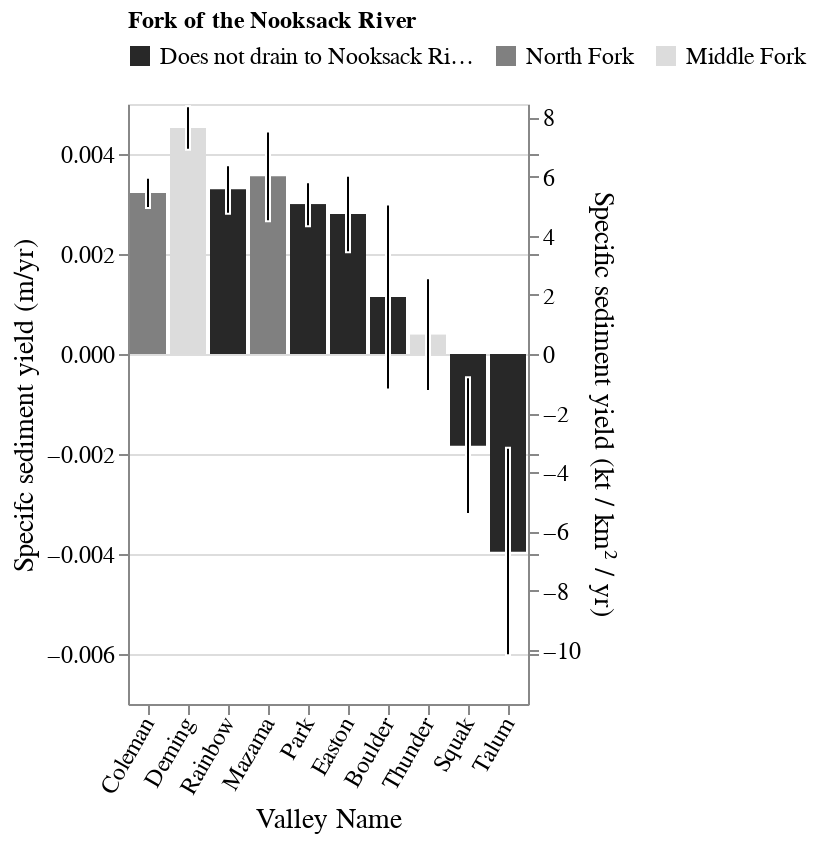

The notebook cell saved with this chart:
### Code cell
fig_width=200
fig_height=300
yield_domain = [-11.8310517529, 8.4507512520868]
volume_domain = [-0.007, 0.005]

src_bounding = net_measurements[net_measurements['named interval'] == 'bounding'].drop(columns=['time interval']).drop(columns='index')

src_bounding['Annual Mass Wasted normalized'] = -src_bounding['Annual Mass Wasted normalized']
src_bounding['Lower CI normalized'] = -src_bounding['Lower CI normalized']
src_bounding['Upper CI normalized'] = -src_bounding['Upper CI normalized']
src_bounding['sediment yield normalized (kt / km^2 / yr)'] = src_bounding['sediment yield normalized (t / km^2 / yr)']/1000

base = alt.Chart(src_bounding).encode(alt.X("Valley Name", axis=alt.Axis(labelAngle = -60), sort=valley_sorting)).properties(width=fig_width, height=fig_height)
volume = base.mark_bar().encode(
    alt.Y("Annual Mass Wasted normalized:Q", title='Specifc sediment yield (m/yr)', sort=valley_sorting, scale=alt.Scale(
        domain=volume_domain, 
        nice=False
    )),
    alt.Color("Fork of the Nooksack River:N")
)
sedyield = base.mark_bar().encode(
    alt.Y("sediment yield normalized (kt / km^2 / yr):Q", sort=valley_sorting, scale=alt.Scale(
            domain=yield_domain, 
            nice=False
        ), 
        title='Specific sediment yield (kt / km² / yr)'
    ),
    alt.Color("Fork of the Nooksack River:N", scale = alt.Scale(
        domain = [
            'Does not drain to Nooksack River',
            "North Fork",
            "Middle Fork"
        ],
        range = ['#282828', '#808080' , '#DCDCDC'])
    )
)
error_bars = base.mark_bar(width=2, color='black', stroke='white').encode(
        alt.Y("Lower CI normalized:Q", scale=alt.Scale(
                domain=volume_domain, 
                nice=False
            ), 
            title='', axis=alt.Axis(labels=False)
        ),
    alt.Y2("Upper CI normalized:Q", title='')
)
alt.layer(
    volume, 
    sedyield, 
    error_bars
).resolve_scale(y='independent').configure_legend(
    titleFontSize=12,
    labelFontSize=12,
    orient='top'
).configure_axis(
    labelFontSize=12,
    titleFontSize=14,
    titleFontWeight='normal'
)

### Figure 1 — Vega-Lite specification as saved in the notebook (floating-point values rounded to 4 significant figures)
{"config": {"view": {"continuousWidth": 400, "continuousHeight": 300}, "axis": {"labelFontSize": 12, "titleFontSize": 14, "titleFontWeight": "normal"}, "legend": {"labelFontSize": 12, "orient": "top", "titleFontSize": 12}}, "layer": [{"mark": "bar", "encoding": {"color": {"field": "Fork of the Nooksack River", "type": "nominal"}, "x": {"axis": {"labelAngle": -60}, "field": "Valley Name", "sort": ["Coleman", "Deming", "Rainbow", "Mazama", "Park", "Easton", "Boulder", "Thunder", "Squak", "Talum"], "type": "nominal"}, "y": {"field": "Annual Mass Wasted normalized", "scale": {"domain": [-0.007, 0.005], "nice": false}, "sort": ["Coleman", "Deming", "Rainbow", "Mazama", "Park", "Easton", "Boulder", "Thunder", "Squak", "Talum"], "title": "Specifc sediment yield (m/yr)", "type": "quantitative"}}, "height": 300, "width": 200}, {"mark": "bar", "encoding": {"color": {"field": "Fork of the Nooksack River", "scale": {"domain": ["Does not drain to Nooksack River", "North Fork", "Middle Fork"], "range": ["#282828", "#808080", "#DCDCDC"]}, "type": "nominal"}, "x": {"axis": {"labelAngle": -60}, "field": "Valley Name", "sort": ["Coleman", "Deming", "Rainbow", "Mazama", "Park", "Easton", "Boulder", "Thunder", "Squak", "Talum"], "type": "nominal"}, "y": {"field": "sediment yield normalized (kt / km^2 / yr)", "scale": {"domain": [-11.83, 8.451], "nice": false}, "sort": ["Coleman", "Deming", "Rainbow", "Mazama", "Park", "Easton", "Boulder", "Thunder", "Squak", "Talum"], "title": "Specific sediment yield (kt / km² / yr)", "type": "quantitative"}}, "height": 300, "width": 200}, {"mark": {"type": "bar", "color": "black", "stroke": "white", "width": 2}, "encoding": {"x": {"axis": {"labelAngle": -60}, "field": "Valley Name", "sort": ["Coleman", "Deming", "Rainbow", "Mazama", "Park", "Easton", "Boulder", "Thunder", "Squak", "Talum"], "type": "nominal"}, "y": {"axis": {"labels": false}, "field": "Lower CI normalized", "scale": {"domain": [-0.007, 0.005], "nice": false}, "title": "", "type": "quantitative"}, "y2": {"field": "Upper CI normalized", "title": ""}}, "height": 300, "width": 200}], "data": {"name": "data-8d070dd7c0d3bb2071e36857ab53e7d7"}, "resolve": {"scale": {"y": "independent"}}, "$schema": "https://vega.github.io/schema/vega-lite/v4.17.0.json", "datasets": {"data-8d070dd7c0d3bb2071e36857ab53e7d7": [{"dh": -3.491, "area": 580500.0, "volume": -2026000.0, "bounding": true, "name": "Park", "n_pixels": 145100.0, "volumetric_uncertainty": 297800.0, "start_time": "1947-09-14T00:00:00", "end_time": "2015-09-01T00:00:00", "time_difference_years": 68, "Annual Mass Wasted": -29800.0, "Upper CI": -25420.0, "Lower CI": -34180.0, "Average Date": "1981-09-07T00:00:00", "Annual Incision Rate": -0.05133, "Incision Lower CI": -0.05887, "Incision Upper CI": -0.04379, "Valley Name": "Park", "named interval": "bounding", "watershed area (square m)": 9948000.0, "watershed area (square km)": 9.948, "drainage area (km)": 9.977, "curvature": -0.5819, "slope all erosion area": 27.6, "slope fluvial erosion area": 13.99, "slope hillslope erosion area": 28.89, "glacial advance absolute": 0.554, "glacial retreat absolute": -0.39, "glacial advance and retreat absolute": 0.944, "glacial area 1947": 2.743, "glacial area 1977/79": 3.298, "glacial area 2015": 2.908, "nonigneous fraction": 0.6989, "Fork of the Nooksack River": "Does not drain to Nooksack River", "sediment yield (t / yr)": 50360.0, "Upper CI sediment yield": 42960.0, "Lower CI sediment yield": 57760.0, "sediment yield normalized (t / km^2 / yr)": 5062.0, "Upper CI sediment yield normalized": 4318.0, "Lower CI sediment yield normalized": 5806.0, "Annual Mass Wasted normalized": 0.002995, "Upper CI normalized": 0.002555, "Lower CI normalized": 0.003436, "sediment yield normalized (kt / km^2 / yr)": 5.062}, {"dh": -3.437, "area": 836800.0, "volume": -2876000.0, "bounding": true, "name": "Rainbow", "n_pixels": 209200.0, "volumetric_uncertainty": 424400.0, "start_time": "1947-09-14T00:00:00", "end_time": "2015-09-01T00:00:00", "time_difference_years": 68, "Annual Mass Wasted": -42300.0, "Upper CI": -36050.0, "Lower CI": -48540.0, "Average Date": "1981-09-07T00:00:00", "Annual Incision Rate": -0.05054, "Incision Lower CI": -0.058, "Incision Upper CI": -0.04308, "Valley Name": "Rainbow", "named interval": "bounding", "watershed area (square m)": 12860000.0, "watershed area (square km)": 12.86, "drainage area (km)": 12.76, "curvature": -0.2199, "slope all erosion area": 26.84, "slope fluvial erosion area": 9.16, "slope hillslope erosion area": 30.54, "glacial advance absolute": 0.371, "glacial retreat absolute": -0.687, "glacial advance and retreat absolute": 1.058, "glacial area 1947": 2.328, "glacial area 1977/79": 2.699, "glacial area 2015": 2.012, "nonigneous fraction": 0.9792, "Fork of the Nooksack River": "Does not drain to Nooksack River", "sediment yield (t / yr)": 71480.0, "Upper CI sediment yield": 60930.0, "Lower CI sediment yield": 82030.0, "sediment yield normalized (t / km^2 / yr)": 5560.0, "Upper CI sediment yield normalized": 4739.0, "Lower CI sediment yield normalized": 6380.0, "Annual Mass Wasted normalized": 0.00329, "Upper CI normalized": 0.002804, "Lower CI normalized": 0.003775, "sediment yield normalized (kt / km^2 / yr)": 5.56}, {"dh": -0.3095, "area": 1411000.0, "volume": -436700.0, "bounding": true, "name": "Boulder", "n_pixels": 352700.0, "volumetric_uncertainty": 708000.0, "start_time": "1947-09-14T00:00:00", "end_time": "2015-09-01T00:00:00", "time_difference_years": 68, "Annual Mass Wasted": -6422.0, "Upper CI": 3989.0, "Lower CI": -16830.0, "Average Date": "1981-09-07T00:00:00", "Annual Incision Rate": -0.004552, "Incision Lower CI": -0.01193, "Incision Upper CI": 0.002827, "Valley Name": "Boulder", "named interval": "bounding", "watershed area (square m)": 5634000.0, "watershed area (square km)": 5.634, "drainage area (km)": 4.829, "curvature": -0.1774, "slope all erosion area": 24.38, "slope fluvial erosion area": 13.13, "slope hillslope erosion area": 24.62, "glacial advance absolute": 0.925, "glacial retreat absolute": -0.802, "glacial advance and retreat absolute": 1.727, "glacial area 1947": 5.516, "glacial area 1977/79": 6.441, "glacial area 2015": 5.639, "nonigneous fraction": 0.3234, "Fork of the Nooksack River": "Does not drain to Nooksack River", "sediment yield (t / yr)": 10850.0, "Upper CI sediment yield": -6742.0, "Lower CI sediment yield": 28450.0, "sediment yield normalized (t / km^2 / yr)": 1926.0, "Upper CI sediment yield normalized": -1197.0, "Lower CI sediment yield normalized": 5049.0, "Annual Mass Wasted normalized": 0.00114, "Upper CI normalized": -0.000708, "Lower CI normalized": 0.002988, "sediment yield normalized (kt / km^2 / yr)": 1.926}, {"dh": 0.6817, "area": 721000.0, "volume": 491500.0, "bounding": true, "name": "Squak", "n_pixels": 180200.0, "volumetric_uncertainty": 367200.0, "start_time": "1947-09-14T00:00:00", "end_time": "2015-09-01T00:00:00", "time_difference_years": 68, "Annual Mass Wasted": 7228.0, "Upper CI": 12630.0, "Lower CI": 1828.0, "Average Date": "1981-09-07T00:00:00", "Annual Incision Rate": 0.01003, "Incision Lower CI": 0.002536, "Incision Upper CI": 0.01752, "Valley Name": "Squak", "named interval": "bounding", "watershed area (square m)": 3948000.0, "watershed area (square km)": 3.948, "drainage area (km)": 2.85, "curvature": -0.0708, "slope all erosion area": 27.02, "slope fluvial erosion area": 20.8, "slope hillslope erosion area": 27.27, "glacial advance absolute": 0.391, "glacial retreat absolute": -0.359, "glacial advance and retreat absolute": 0.75, "glacial area 1947": 1.934, "glacial area 1977/79": 2.324, "glacial area 2015": 1.965, "nonigneous fraction": 0.2647, "Fork of the Nooksack River": "Does not drain to Nooksack River", "sediment yield (t / yr)": -12210.0, "Upper CI sediment yield": -21340.0, "Lower CI sediment yield": -3089.0, "sediment yield normalized (t / km^2 / yr)": -3094.0, "Upper CI sediment yield normalized": -5406.0, "Lower CI sediment yield normalized": -782.6, "Annual Mass Wasted normalized": -0.001831, "Upper CI normalized": -0.003199, "Lower CI normalized": -0.0004631, "sediment yield normalized (kt / km^2 / yr)": -3.094}, {"dh": -0.1726, "area": 1082000.0, "volume": -186700.0, "bounding": true, "name": "Thunder", "n_pixels": 270400.0, "volumetric_uncertainty": 545400.0, "start_time": "1947-09-14T00:00:00", "end_time": "2015-09-01T00:00:00", "time_difference_years": 68, "Annual Mass Wasted": -2745.0, "Upper CI": 5275.0, "Lower CI": -10760.0, "Average Date": "1981-09-07T00:00:00", "Annual Incision Rate": -0.002538, "Incision Lower CI": -0.009952, "Incision Upper CI": 0.004877, "Valley Name": "Thunder", "named interval": "bounding", "watershed area (square m)": 7111000.0, "watershed area (square km)": 7.111, "drainage area (km)": 6.937, "curvature": -0.1866, "slope all erosion area": 22.36, "slope fluvial erosion area": 20.57, "slope hillslope erosion area": 22.65, "glacial advance absolute": 0.027, "glacial retreat absolute": -0.18, "glacial advance and retreat absolute": 0.207, "glacial area 1947": 0.944, "glacial area 1977/79": 0.97, "glacial area 2015": 0.79, "nonigneous fraction": 0.2687, "Fork of the Nooksack River": "Middle Fork", "sediment yield (t / yr)": 4639.0, "Upper CI sediment yield": -8915.0, "Lower CI sediment yield": 18190.0, "sediment yield normalized (t / km^2 / yr)": 652.4, "Upper CI sediment yield normalized": -1254.0, "Lower CI sediment yield normalized": 2558.0, "Annual Mass Wasted normalized": 0.000386, "Upper CI normalized": -0.0007418, "Lower CI normalized": 0.001514, "sediment yield normalized (kt / km^2 / yr)": 0.6524}, {"dh": 0.9648, "area": 871600.0, "volume": 840900.0, "bounding": true, "name": "Talum", "n_pixels": 217900.0, "volumetric_uncertainty": 441600.0, "start_time": "1947-09-14T00:00:00", "end_time": "2015-09-01T00:00:00", "time_difference_years": 68, "Annual Mass Wasted": 12370.0, "Upper CI": 18860.0, "Lower CI": 5872.0, "Average Date": "1981-09-07T00:00:00", "Annual Incision Rate": 0.01419, "Incision Lower CI": 0.006737, "Incision Upper CI": 0.02164, "Valley Name": "Talum", "named interval": "bounding", "watershed area (square m)": 3130000.0, "watershed area (square km)": 3.13, "drainage area (km)": 3.442, "curvature": 0.01615, "slope all erosion area": 25.75, "slope fluvial erosion area": 21.43, "slope hillslope erosion area": 26.01, "glacial advance absolute": 0.5, "glacial retreat absolute": -0.482, "glacial advance and retreat absolute": 0.982, "glacial area 1947": 1.891, "glacial area 1977/79": 2.39, "glacial area 2015": 1.908, "nonigneous fraction": 0.1331, "Fork of the Nooksack River": "Does not drain to Nooksack River", "sediment yield (t / yr)": -20900.0, "Upper CI sediment yield": -31870.0, "Lower CI sediment yield": -9924.0, "sediment yield normalized (t / km^2 / yr)": -6677.0, "Upper CI sediment yield normalized": -10180.0, "Lower CI sediment yield normalized": -3170.0, "Annual Mass Wasted normalized": -0.003951, "Upper CI normalized": -0.006025, "Lower CI normalized": -0.001876, "sediment yield normalized (kt / km^2 / yr)": -6.677}, {"dh": -1.896, "area": 472100.0, "volume": -894900.0, "bounding": true, "name": "Easton", "n_pixels": 118000.0, "volumetric_uncertainty": 244200.0, "start_time": "1947-09-14T00:00:00", "end_time": "2015-09-01T00:00:00", "time_difference_years": 68, "Annual Mass Wasted": -13160.0, "Upper CI": -9569.0, "Lower CI": -16750.0, "Average Date": "1981-09-07T00:00:00", "Annual Incision Rate": -0.02788, "Incision Lower CI": -0.03548, "Incision Upper CI": -0.02027, "Valley Name": "Easton", "named interval": "bounding", "watershed area (square m)": 4699000.0, "watershed area (square km)": 4.699, "drainage area (km)": 4.643, "curvature": -0.5238, "slope all erosion area": 23.21, "slope fluvial erosion area": 13.85, "slope hillslope erosion area": 25.29, "glacial advance absolute": 0.253, "glacial retreat absolute": -0.185, "glacial advance and retreat absolute": 0.438, "glacial area 1947": 2.645, "glacial area 1977/79": 2.897, "glacial area 2015": 2.712, "nonigneous fraction": 1.0, "Fork of the Nooksack River": "Does not drain to Nooksack River", "sediment yield (t / yr)": 22240.0, "Upper CI sediment yield": 16170.0, "Lower CI sediment yield": 28310.0, "sediment yield normalized (t / km^2 / yr)": 4733.0, "Upper CI sediment yield normalized": 3442.0, "Lower CI sediment yield normalized": 6025.0, "Annual Mass Wasted normalized": 0.002801, "Upper CI normalized": 0.002036, "Lower CI normalized": 0.003565, "sediment yield normalized (kt / km^2 / yr)": 4.733}, {"dh": -7.21, "area": 494100.0, "volume": -3562000.0, "bounding": true, "name": null, "n_pixels": 123500.0, "volumetric_uncertainty": 344000.0, "start_time": "1947-09-14T00:00:00", "end_time": "2015-09-01T00:00:00", "time_difference_years": 68, "Annual Mass Wasted": -52390.0, "Upper CI": -47330.0, "Lower CI": -57450.0, "Average Date": "1981-09-07T00:00:00", "Annual Incision Rate": null, "Incision Lower CI": null, "Incision Upper CI": null, "Valley Name": "Deming", "named interval": "bounding", "watershed area (square m)": 11590000.0, "watershed area (square km)": 11.59, "drainage area (km)": 11.47, "curvature": -0.9098, "slope all erosion area": 32.21, "slope fluvial erosion area": 17.4, "slope hillslope erosion area": 35.9, "glacial advance absolute": 0.199, "glacial retreat absolute": -0.369, "glacial advance and retreat absolute": 0.568, "glacial area 1947": 4.927, "glacial area 1977/79": 5.126, "glacial area 2015": 4.757, "nonigneous fraction": 1.0, "Fork of the Nooksack River": "Middle Fork", "sediment yield (t / yr)": 88540.0, "Upper CI sediment yield": 79990.0, "Lower CI sediment yield": 97090.0, "sediment yield normalized (t / km^2 / yr)": 7640.0, "Upper CI sediment yield normalized": 6902.0, "Lower CI sediment yield normalized": 8377.0, "Annual Mass Wasted normalized": 0.00452, "Upper CI normalized": 0.004084, "Lower CI normalized": 0.004957, "sediment yield normalized (kt / km^2 / yr)": 7.64}, {"dh": -5.036, "area": 602800.0, "volume": -3036000.0, "bounding": true, "name": null, "n_pixels": 150700.0, "volumetric_uncertainty": 287200.0, "start_time": "1947-09-14T00:00:00", "end_time": "2015-09-01T00:00:00", "time_difference_years": 68, "Annual Mass Wasted": -44650.0, "Upper CI": -40420.0, "Lower CI": -48870.0, "Average Date": "1981-09-07T00:00:00", "Annual Incision Rate": null, "Incision Lower CI": null, "Incision Upper CI": null, "Valley Name": "Coleman", "named interval": "bounding", "watershed area (square m)": 13850000.0, "watershed area (square km)": 13.85, "drainage area (km)": 14.47, "curvature": -0.4342, "slope all erosion area": 29.27, "slope fluvial erosion area": 14.67, "slope hillslope erosion area": 30.93, "glacial advance absolute": 1.037, "glacial retreat absolute": -0.658, "glacial advance and retreat absolute": 1.695, "glacial area 1947": 9.879, "glacial area 1977/79": 10.92, "glacial area 2015": 10.26, "nonigneous fraction": 0.7786, "Fork of the Nooksack River": "North Fork", "sediment yield (t / yr)": 75450.0, "Upper CI sediment yield": 68310.0, "Lower CI sediment yield": 82590.0, "sediment yield normalized (t / km^2 / yr)": 5446.0, "Upper CI sediment yield normalized": 4931.0, "Lower CI sediment yield normalized": 5961.0, "Annual Mass Wasted normalized": 0.003222, "Upper CI normalized": 0.002918, "Lower CI normalized": 0.003527, "sediment yield normalized (kt / km^2 / yr)": 5.446}, {"dh": -3.386, "area": 941400.0, "volume": -3187000.0, "bounding": true, "name": null, "n_pixels": 235400.0, "volumetric_uncertainty": 804200.0, "start_time": "1947-09-14T00:00:00", "end_time": "2015-09-01T00:00:00", "time_difference_years": 68, "Annual Mass Wasted": -46870.0, "Upper CI": -35040.0, "Lower CI": -58700.0, "Average Date": "1981-09-07T00:00:00", "Annual Incision Rate": null, "Incision Lower CI": null, "Incision Upper CI": null, "Valley Name": "Mazama", "named interval": "bounding", "watershed area (square m)": 13200000.0, "watershed area (square km)": 13.2, "drainage area (km)": 13.26, "curvature": -0.5421, "slope all erosion area": 38.08, "slope fluvial erosion area": 14.89, "slope hillslope erosion area": 40.35, "glacial advance absolute": 0.068, "glacial retreat absolute": -0.563, "glacial advance and retreat absolute": 0.631, "glacial area 1947": 5.514, "glacial area 1977/79": 5.583, "glacial area 2015": 5.02, "nonigneous fraction": 0.8858, "Fork of the Nooksack River": "North Fork", "sediment yield (t / yr)": 79210.0, "Upper CI sediment yield": 59230.0, "Lower CI sediment yield": 99200.0, "sediment yield normalized (t / km^2 / yr)": 6003.0, "Upper CI sediment yield normalized": 4488.0, "Lower CI sediment yield normalized": 7517.0, "Annual Mass Wasted normalized": 0.003552, "Upper CI normalized": 0.002656, "Lower CI normalized": 0.004448, "sediment yield normalized (kt / km^2 / yr)": 6.003}]}}
